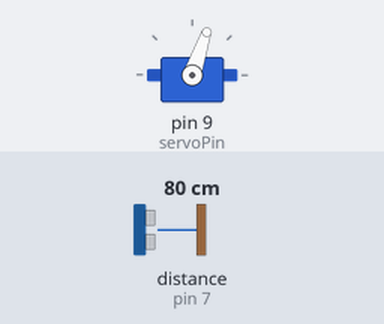
A sketch run on a simulated Arduino Uno, built with avr-gcc and run on an emulated ATmega328P. Shown: servo. Wiring (inferred from the names in the program): ultrasonic range finder: trigger pin 8; echo pin 7. The test bench sets the inputs (shaded band); at power-on: distance to the obstacle (sensor on pin 7) 80 cm. The echo pulse lasts 58.3 µs per cm; what the sketch prints to the serial monitor is not drawn.

Above: at 1.2 s.
1.3 s: distance to the obstacle (sensor on pin 7) set to 2 cm
At 2.3 s:
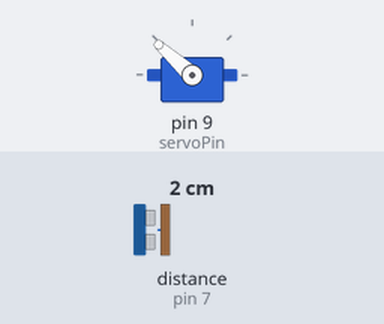
4.3 s: distance to the obstacle (sensor on pin 7) set to 250 cm
At 5.0 s:
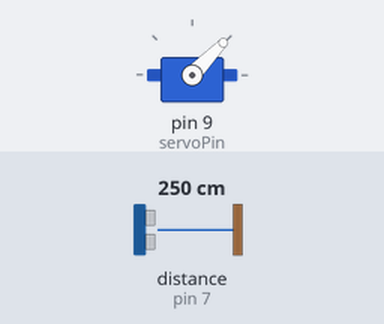
Timing chart, 0 to 13.3 s (numbered marks = the images above; inputs shaded):
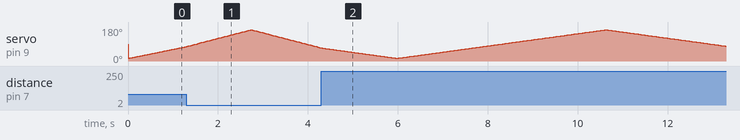

The sketch:

radarcode.ino
```cpp
#include <Servo.h>
#define servoPin 9
#define Trig 8
#define Echo 7
Servo myServo;
void setup() {
  // put your setup code here, to run once:
Serial.begin(9600);
myServo.attach(servoPin);
pinMode(Trig,OUTPUT);
pinMode(Echo,INPUT);
}
float radar(){
digitalWrite(Trig,LOW);
delayMicroseconds(10);
digitalWrite(Trig,HIGH);
delayMicroseconds(10);
digitalWrite(Trig,LOW);
long duration=pulseIn(Echo,HIGH);
float dist=(duration*0.0343)/2;
return dist;
}
void loop() {
  radar();
  for(int pos=15;pos<=165;pos+=1){
    myServo.write(pos);
    delay(15);
    float dist=radar();
    Serial.print(pos);
    Serial.print(",");
    Serial.print(dist);
    Serial.print(".");
  }
  for(int pos=165;pos>=15;pos-=1){
    myServo.write(pos);
    delay(15);
    float dist=radar();
    Serial.print(pos);
    Serial.print(",");
    Serial.print(dist);
    Serial.print(".");
  }
}
```
